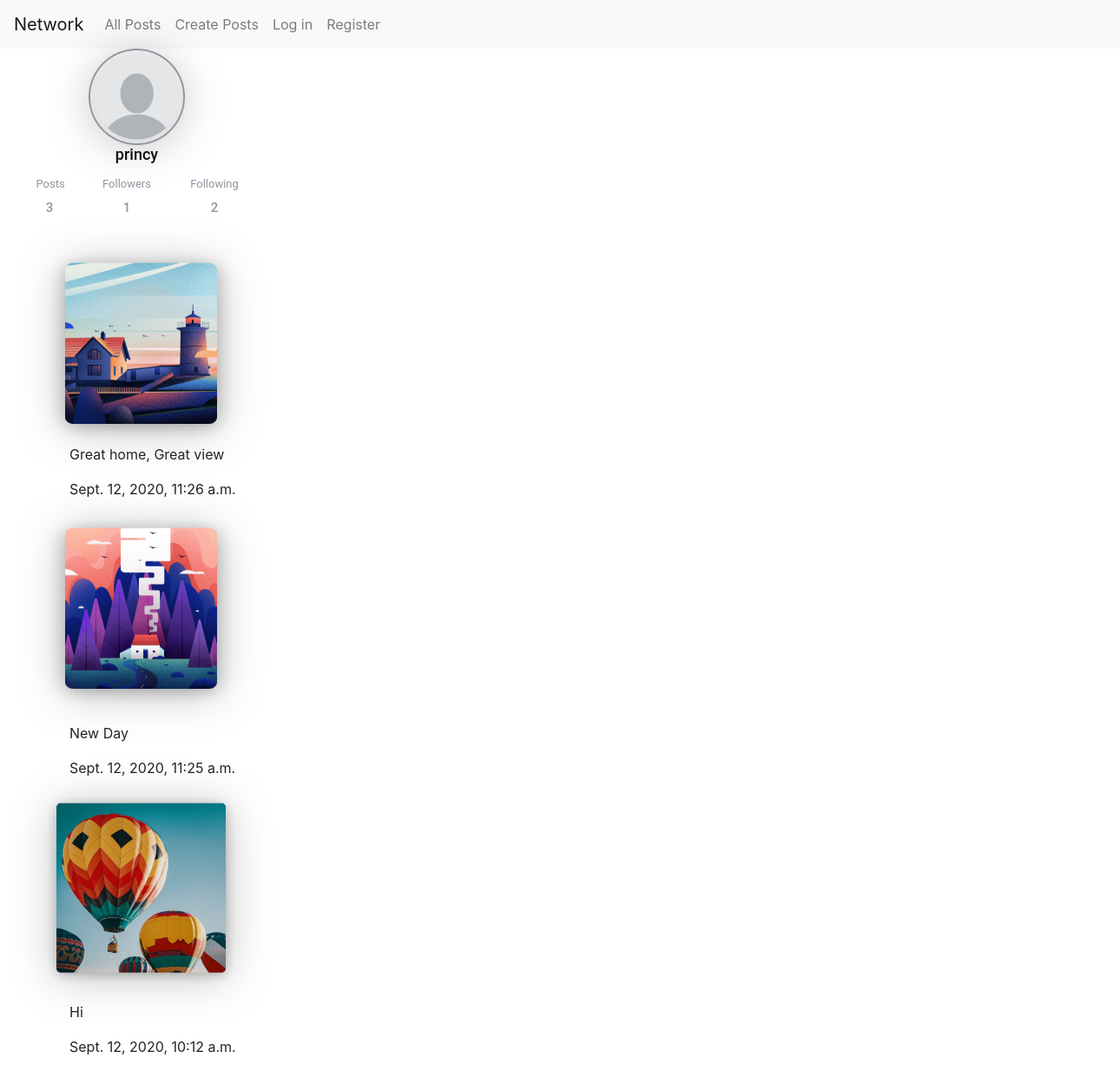
Before: /main/princy/ with the older database file.
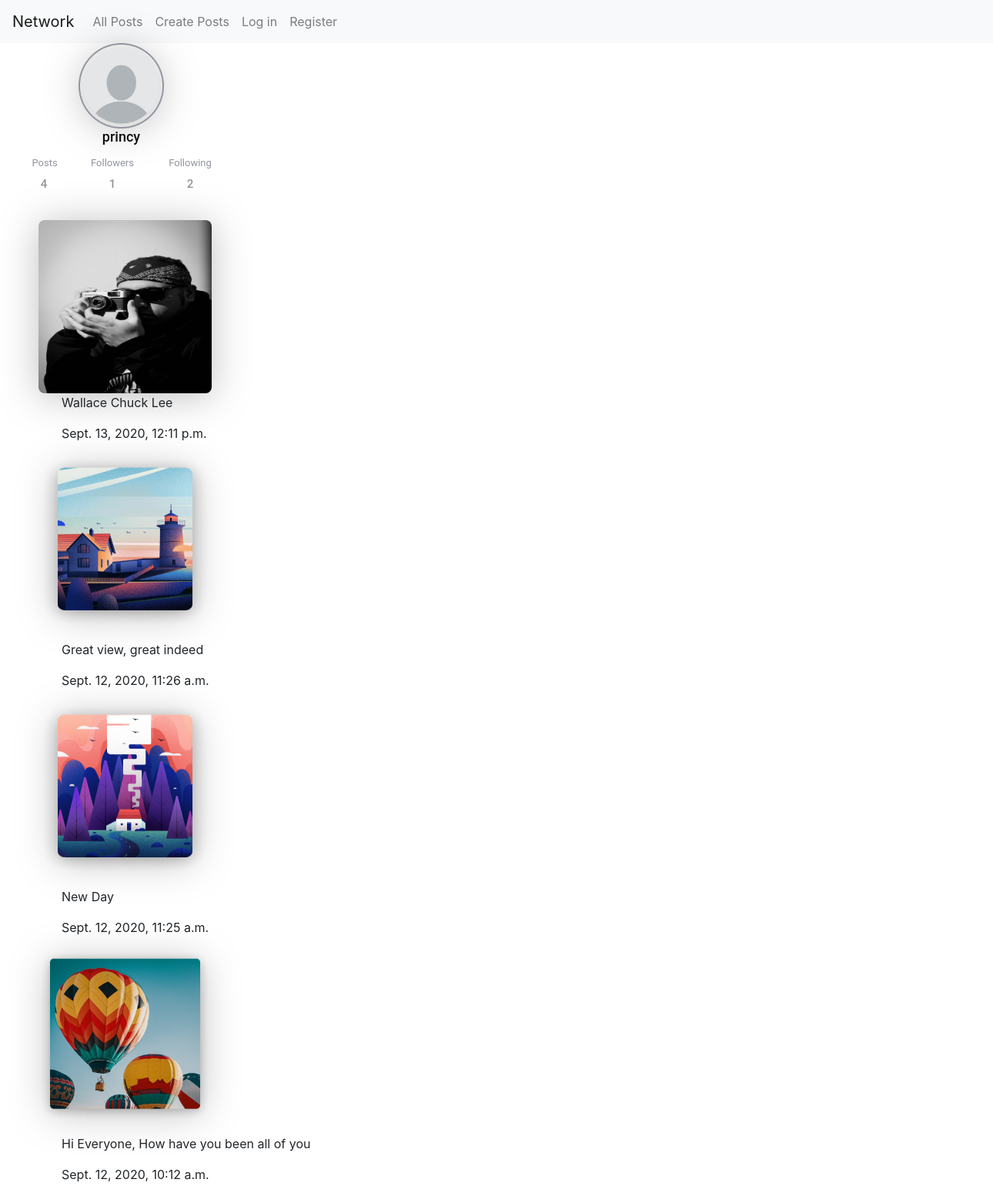
After: the same page with the newer database file.
### network/models.py (models this page shows, shortened)
class Post(models.Model):
    post_owner= models.ForeignKey(User,related_name='post_by', on_delete=models.CASCADE)
    post_image=models.ImageField(null=True,blank=True)
    post_content=models.CharField(max_length=200, blank=True, null=True)
    timestamp=models.DateTimeField(auto_now_add=True)
    @property
    def imageURL(self):
        try:
            url=self.post_image.url
        except:
            url=''
        return url
    def __str__(self):
        return self.post_content

### network/views.py (the view)
# urls.py: path("main/<str:username>/",views.mainprofile,name="profileFromNavigation"),
def mainprofile(request,username):
    followers=UserProfile.objects.all()
    posts=Post.objects.all()
    posts=posts.order_by("-timestamp").all()
    PostBox=[]
    for post in posts:
        if str(post.post_owner)==username:
            PostBox.append(post)
    i=0
    j=0
    print(type(username))
    for f in followers:
        if str(f.follower)==username:
            print(type(f.follower))
            i+=1
    for g in followers:
        if str(g.following)==username:
            j+=1
    print(PostBox)
    postcount=len(PostBox)
    print(postcount)
    context={'follower':followers,'i':i,'j':j,'username':username,'posts':PostBox,'loggedinuser':loggedinuser,'postcount':postcount}
    return render(request,"network/profile.html",context)

### network/templates/network/profile.html (shortened to what this page needs)
{% extends "network/layout.html" %}
{% load static %}
{% block body %}
<img id="profile-image" src="{% static 'images/profile.png' %}" alt="">
<p id="username">{{username}}</p>
<p id="posts">Posts</p>
<p id="followers">Followers</p>
<p id="following">Following</p>
<p id="followers-count">{{j}}</p>
<p id="following-count">{{i}}</p>
<p id="posts-count">{{postcount}}</p>
<br>
<br>
   {% for post in posts %}
   <img id="post-image-profile" src="{{post.imageURL}}" alt="">
   <p id="post-content-profile">{{post.post_content}}</p>
   <p id="post-time">{{post.timestamp}}<p>
  {% endfor %}
{% endblock %}

Changed rows visible on the page:
added Post: imageURL (picture), post_content "Wallace Chuck Lee", timestamp "Sept. 13, 2020, 12:11 p.m."
changed Post: post_content "Great home, Great view" → "Great view, great indeed"
changed Post: post_content "Hi" → "Hi Everyone, How have you been all of you"
Other visible differences:
{{ postcount }}: "3" → "4"
